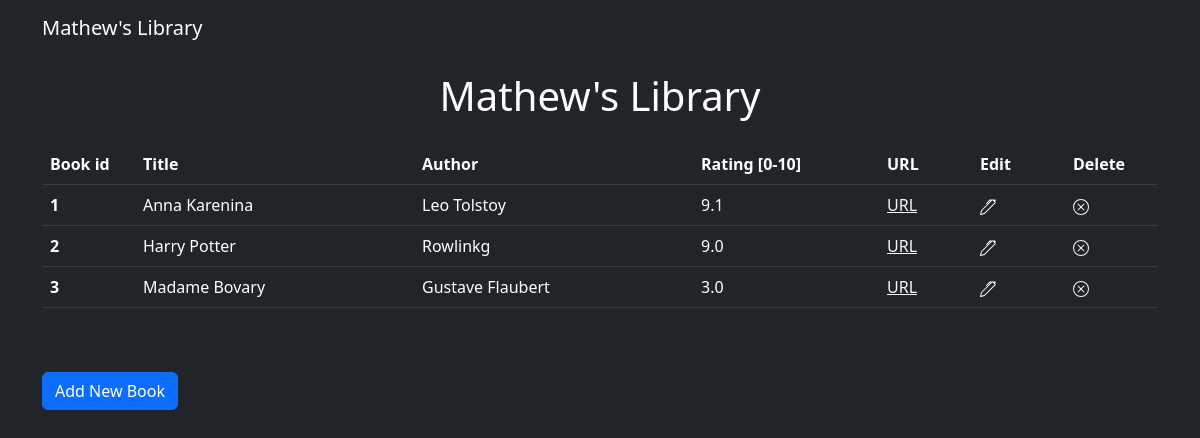
/, run on an earlier commit of the app's database.
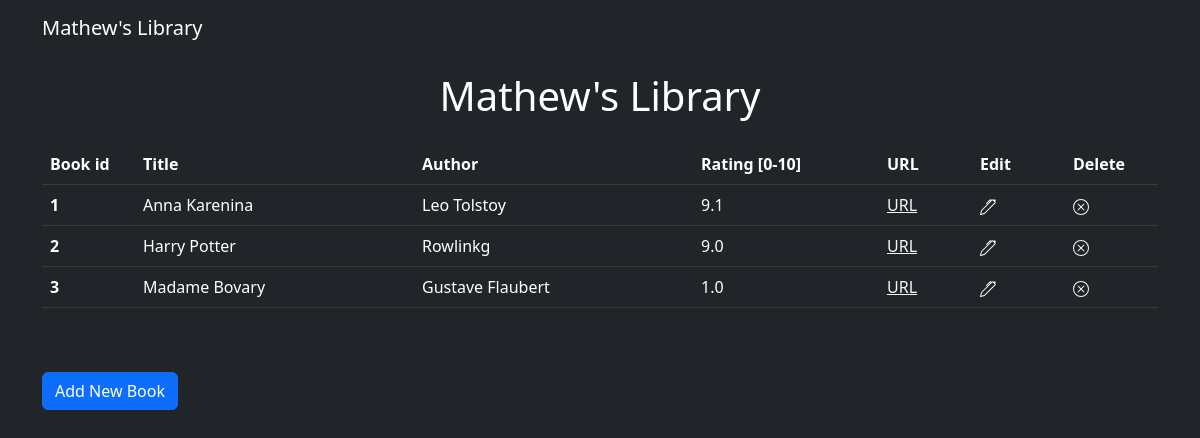
And on a later commit of the database.
### main.py (models this page shows, shortened)
class Book(db.Model):
    id = db.Column(db.Integer, primary_key=True)
    title = db.Column(db.String(250), unique=True, nullable=False)
    author = db.Column(db.String(250), nullable=False)
    rating = db.Column(db.Float, nullable=False)

### main.py (the view)
@app.route('/')
def home():
    all_books = db.session.query(Book).order_by(Book.rating.desc()).all()
    return render_template('index.html', book_stack=all_books)

### templates/index.html (shortened to what this page needs)
{% include "header.html" %}
<div class="container">
    <h1 class="text-center p-3">Mathew's Library</h1>
    {% if book_stack|length == 0 %}
    <p>Library is empty.</p>
    {% else %}
    <table class="table table-dark">
        <thead>
        <tr>
            <th scope="col" class="col-1">Book id</th>
            <th scope="col" class="col-3">Title</th>
            <th scope="col" class="col-3">Author</th>
            <th scope="col" class="col-2">Rating [0-10]</th>
            <th scope="col" class="col-1">URL</th>
            <th scope="col" class="col-1">Edit</th>
            <th scope="col" class="col-1">Delete</th>
        </tr>
        </thead>
        <tbody>
        {% for book in book_stack %}
        <tr>
            <th scope="row">{{ loop.index }}</th>
            <td>{{ book.title }}</td>
            <td>{{ book.author }}</td>
            <td>{{ book.rating|round(1) }}</td>
            <td><a href="https://www.google.com/search?q={{ book.title }} {{ book.author }}" target=”_blank”
                   class="link-light">URL</a></td>
            <td><a href="{{ url_for('edit', id=book.id) }}" class="link-light">
            </a></td>
            <td><a href="{{ url_for('delete', id=book.id) }}" class="link-light">
            </a></td>
        </tr>
        {% endfor %}
        </tbody>
    </table>
    {% endif %}
    <a href="{{ url_for('add') }}">
        <button class="btn btn-primary mt-5">Add New Book</button>
    </a>
</div>
</body>
</html>

What changed in the data, as far as the page shows it:
changed Book "Madame Bovary": rating "3.0" → "1.0"
